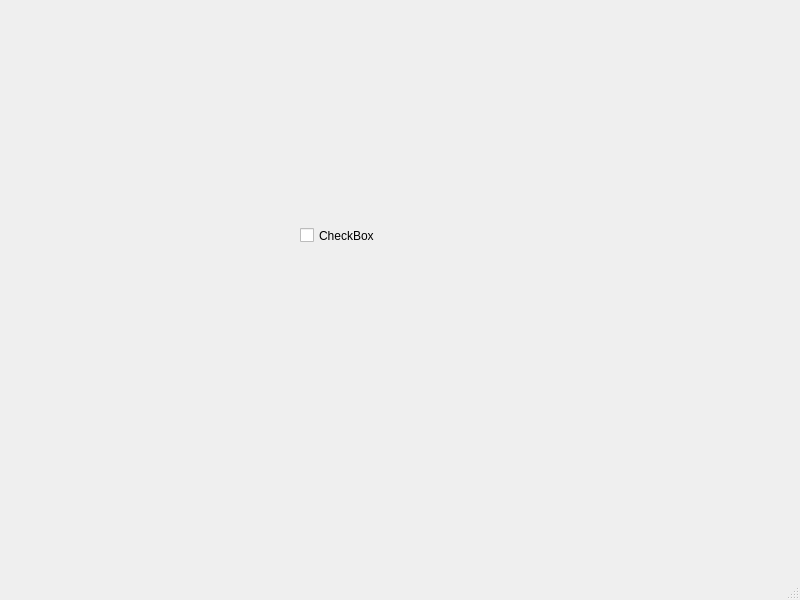
<?xml version="1.0" encoding="UTF-8"?>
<ui version="4.0">
 <class>MainWindow</class>
 <widget class="QMainWindow" name="MainWindow">
  <property name="geometry">
   <rect>
    <x>0</x>
    <y>0</y>
    <width>800</width>
    <height>600</height>
   </rect>
  </property>
  <property name="cursor">
   <cursorShape>ArrowCursor</cursorShape>
  </property>
  <property name="windowTitle">
   <string>MainWindow</string>
  </property>
  <widget class="QWidget" name="centralwidget">
   <widget class="QCheckBox" name="checkBox">
    <property name="geometry">
     <rect>
      <x>300</x>
      <y>200</y>
      <width>201</width>
      <height>71</height>
     </rect>
    </property>
    <property name="text">
     <string>CheckBox</string>
    </property>
    <property name="iconSize">
     <size>
      <width>50</width>
      <height>52</height>
     </size>
    </property>
    <property name="checked">
     <bool>false</bool>
    </property>
   </widget>
  </widget>
  <widget class="QMenuBar" name="menubar">
   <property name="geometry">
    <rect>
     <x>0</x>
     <y>0</y>
     <width>800</width>
     <height>21</height>
    </rect>
   </property>
  </widget>
  <widget class="QStatusBar" name="statusbar"/>
 </widget>
 <resources/>
 <connections/>
</ui>
